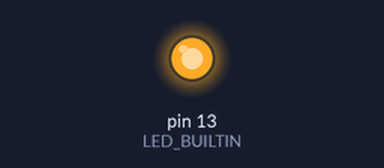
Recording of a sketch running on a simulated Arduino Uno, built for the host (arithmetic inside an expression is 32-bit, double 64-bit). On the bench: output pins drawn as LEDs (lit = HIGH). Random numbers use the default seed unless the sketch sets one; what the sketch prints to the serial monitor is not drawn.

Above: at 0.1 s.
At 9.6 s:
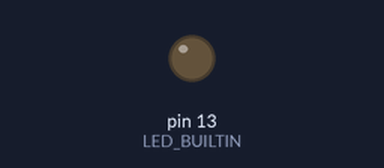
Timing chart, 0 to 11.1 s (numbered marks = the images above):
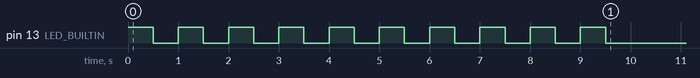

The sketch:

arduino_resnet_1_exit_0_final.ino
```cpp
/*
 * Auto-generated Arduino runner: arduino_resnet_1_exit_0_final
 *
 * Copy this file and all files from the generated code directory
 * into a single Arduino sketch folder named "arduino_resnet_1_exit_0_final".
 * (Folder name must match the .ino filename.)
 *
 * Board: Arduino Giga R1  (FQBN: arduino:mbed_giga:giga)
 *
 * Compile check (no upload):
 *   arduino-cli compile --fqbn arduino:mbed_giga:giga arduino_resnet_1_exit_0_final/
 *
 * Model I/O:
 *   Input  (NCHW): [1, 6, 7, 256]  ->  NHWC flat: 10752 floats
 *   Output        : [1, 5]  ->  5 class scores
 */

#include "model.h"

// ---------------------------------------------------------------------------
// Buffer sizes
// ---------------------------------------------------------------------------
#define INPUT_SIZE  10752   // 1 * 7 * 256 * 6  (NHWC)
#define OUTPUT_SIZE 5

// Global arrays — keeps them off the stack (avoids stack overflow)
static float input_buf[INPUT_SIZE];
static float output_buf[OUTPUT_SIZE];
static bool  _done = false;

// ---------------------------------------------------------------------------
// setup
// ---------------------------------------------------------------------------
void setup() {
    pinMode(LED_BUILTIN, OUTPUT);

    // Slow blink = setup started
    for (int i = 0; i < 10; i++) {
        digitalWrite(LED_BUILTIN, HIGH); delay(500);
        digitalWrite(LED_BUILTIN, LOW);  delay(500);
    }
    Serial.begin(115200);
    // unsigned long start = millis();
    while (!Serial) {}

    // Seed RNG from a floating ADC pin (unconnected = noise)
    randomSeed(analogRead(A0));

    // Fill input with random floats in [-1.0, 1.0]
    // Replace this block with real sensor data in your application.
    for (int i = 0; i < INPUT_SIZE; ++i) {
        // random(-1000, 1001) gives integers in [-1000, 1000]
        input_buf[i] = (float)random(-1000, 1001) / 1000.0f;
    }

    Serial.println("Input buffer filled with random data.");
    Serial.println("Running model_forward...");
    Serial.println();
}

// ---------------------------------------------------------------------------
// loop — runs inference once, then halts
// ---------------------------------------------------------------------------
void loop() {
    if (_done) return;
    _done = true;

    // model_forward prints profiling checkpoints (Serial.print) internally
    model_forward(input_buf, output_buf);

    // Print output class scores
    Serial.println();
    Serial.println("Output scores:");
    for (int i = 0; i < OUTPUT_SIZE; ++i) {
        Serial.print("  class ");
        Serial.print(i);
        Serial.print(": ");
        Serial.println(output_buf[i], 6);
    }

    // Find argmax
    int best = 0;
    for (int i = 1; i < OUTPUT_SIZE; ++i) {
        if (output_buf[i] > output_buf[best]) best = i;
    }
    Serial.print("Predicted class: ");
    Serial.println(best);
}
```

model.cpp
```cpp
// Auto-generated model implementation
// DO NOT EDIT

// Input shape  (NCHW): [1, 6, 7, 256]
// Output shape: [1, 5]

#include <Arduino.h>

#include "model.h"
#include "weights.h"
#include "nn_ops_float.h"

#include <string.h>

void model_forward(const float* input, float* output) {
    unsigned long _t_start, _t_end;
    _t_start = micros();
    static float slot_0[14336];
    static float slot_1[14336];
    static float slot_2[14336];

    // stem_conv [conv2d]
    conv2d_nhwc(input, 7, 256, 6, stem_conv_weight, 5, 5, 8, NULL, 1, 1, 1, slot_0);
    // stem_bn [batchnorm]
    batchnorm2d_nhwc(slot_0, 7, 256, 8, stem_bn_gamma, stem_bn_beta, stem_bn_mean, stem_bn_var, 1e-05f, slot_1);
    // stem_relu [relu]
    relu(slot_1, 14336);
    // stage0_block0_conv1 [conv2d]
    conv2d_nhwc(slot_1, 7, 256, 8, stage0_block0_conv1_weight, 3, 3, 8, NULL, 1, 1, 1, slot_0);
    // stage0_block0_bn1 [batchnorm]
    batchnorm2d_nhwc(slot_0, 7, 256, 8, stage0_block0_bn1_gamma, stage0_block0_bn1_beta, stage0_block0_bn1_mean, stage0_block0_bn1_var, 1e-05f, slot_2);
    // stage0_block0_relu1 [relu]
    relu(slot_2, 14336);
    // stage0_block0_conv2 [conv2d]
    conv2d_nhwc(slot_2, 7, 256, 8, stage0_block0_conv2_weight, 3, 3, 8, NULL, 1, 1, 1, slot_0);
    // stage0_block0_bn2 [batchnorm]
    batchnorm2d_nhwc(slot_0, 7, 256, 8, stage0_block0_bn2_gamma, stage0_block0_bn2_beta, stage0_block0_bn2_mean, stage0_block0_bn2_var, 1e-05f, slot_2);
    // add [add]
    for (int i = 0; i < 14336; ++i) {
        slot_0[i] = slot_2[i] + slot_1[i];
    }
    // stage0_block0_relu2 [relu]
    relu(slot_0, 14336);
    // stage0_block1_conv1 [conv2d]
    conv2d_nhwc(slot_0, 7, 256, 8, stage0_block1_conv1_weight, 3, 3, 8, NULL, 1, 1, 1, slot_1);
    // stage0_block1_bn1 [batchnorm]
    batchnorm2d_nhwc(slot_1, 7, 256, 8, stage0_block1_bn1_gamma, stage0_block1_bn1_beta, stage0_block1_bn1_mean, stage0_block1_bn1_var, 1e-05f, slot_2);
    // stage0_block1_relu1 [relu]
    relu(slot_2, 14336);
    // stage0_block1_conv2 [conv2d]
    conv2d_nhwc(slot_2, 7, 256, 8, stage0_block1_conv2_weight, 3, 3, 8, NULL, 1, 1, 1, slot_1);
    // stage0_block1_bn2 [batchnorm]
    batchnorm2d_nhwc(slot_1, 7, 256, 8, stage0_block1_bn2_gamma, stage0_block1_bn2_beta, stage0_block1_bn2_mean, stage0_block1_bn2_var, 1e-05f, slot_2);
    // add_1 [add]
    for (int i = 0; i < 14336; ++i) {
        slot_1[i] = slot_2[i] + slot_0[i];
    }
    // stage0_block1_relu2 [relu]
    relu(slot_1, 14336);
    // exit_conv [conv2d]
    conv2d_nhwc(slot_1, 7, 256, 8, exit_conv_weight, 5, 5, 8, NULL, 2, 2, 1, slot_0);
    // exit_bn [batchnorm]
    batchnorm2d_nhwc(slot_0, 4, 128, 8, exit_bn_gamma, exit_bn_beta, exit_bn_mean, exit_bn_var, 1e-05f, slot_1);
    // exit_relu [relu]
    relu(slot_1, 4096);
    // exit_pool [adaptive_avg_pool]
    global_average_pool_2d(slot_1, 4, 128, 8, slot_0);
    // view [method_view]
    memcpy(slot_1, slot_0, 8 * sizeof(float));
    // exit_fc [linear]
    dense(slot_1, 8, exit_fc_weight, exit_fc_bias, 5, slot_0);
    // exit_softmax [softmax]
    memcpy(slot_1, slot_0, 5 * sizeof(float));
    softmax(slot_1, 5);
    _t_end = micros();
    Serial.print("Final Exit: ");
    Serial.print((_t_end - _t_start) / 1000.0f, 2);
    Serial.println(" ms");
    memcpy(output, slot_1, 5 * sizeof(float));
}
```

model.h
```cpp
// Auto-generated model header
// DO NOT EDIT

#ifndef MODEL_H_
#define MODEL_H_

#include <stddef.h>

// =============================================================================
// IMPORTANT: Input Layout
// =============================================================================
// This model expects input in NHWC format (batch, height, width, channels).
// PyTorch uses NCHW format. Convert before calling:
//   PyTorch: input.permute(0, 2, 3, 1).numpy().flatten()
// =============================================================================

// Input: x
// Output: exit_softmax

// Main model inference function
void model_forward(const float* input, float* output);

#endif // MODEL_H_
```

nn_ops_float.h
```cpp
// Minimal TensorFlow-like ops implemented in portable C for embedded targets.
// Layout: NHWC for tensors. Convolutions are standard cross-correlation (TF style).
// No dynamic allocation; callers provide output buffers.
// All functions use float for simplicity; adapt to fixed-point as needed.

#ifndef NN_OPS_FLOAT_H_
#define NN_OPS_FLOAT_H_

#include <math.h>
#include <stddef.h>

// Clamp helper
static inline int clamp_int(int v, int lo, int hi) { return v < lo ? lo : (v > hi ? hi : v); }

// Conv2D (NHWC input, HWIO filters)
// in:  [H, W, C_in]
// filt:[K_h, K_w, C_in, C_out]
// bias:[C_out]
// out: [H_out, W_out, C_out]
// Stride: (stride_h, stride_w), Padding: SAME or VALID (string)
static inline void conv2d_nhwc(
    const float* in, int in_h, int in_w, int in_c,
    const float* filt, int k_h, int k_w, int out_c,
    const float* bias,
    int stride_h, int stride_w,
    int pad_same, // 1 for SAME, 0 for VALID
    float* out)
{
    int out_h, out_w;
    if (pad_same) {
        out_h = (in_h + stride_h - 1) / stride_h;
        out_w = (in_w + stride_w - 1) / stride_w;
    } else {
        out_h = (in_h - k_h) / stride_h + 1;
        out_w = (in_w - k_w) / stride_w + 1;
    }

    int pad_h_total = pad_same ? ((out_h - 1) * stride_h + k_h - in_h) : 0;
    int pad_w_total = pad_same ? ((out_w - 1) * stride_w + k_w - in_w) : 0;
    int pad_top = pad_h_total / 2;
    int pad_left = pad_w_total / 2;

    for (int oh = 0; oh < out_h; ++oh) {
        for (int ow = 0; ow < out_w; ++ow) {
            for (int oc = 0; oc < out_c; ++oc) {
                float acc = bias ? bias[oc] : 0.0f;
                for (int kh = 0; kh < k_h; ++kh) {
                    int ih = oh * stride_h + kh - pad_top;
                    if (ih < 0 || ih >= in_h) continue;
                    for (int kw = 0; kw < k_w; ++kw) {
                        int iw = ow * stride_w + kw - pad_left;
                        if (iw < 0 || iw >= in_w) continue;
                        const float* in_px = in + ((ih * in_w + iw) * in_c);
                        const float* f_base = filt + (((kh * k_w + kw) * in_c) * out_c + oc);
                        for (int ic = 0; ic < in_c; ++ic) {
                            acc += in_px[ic] * f_base[ic * out_c];
                        }
                    }
                }
                out[((oh * out_w + ow) * out_c) + oc] = acc;
            }
        }
    }
}

// ReLU
static inline void relu(float* x, int n) {
    for (int i = 0; i < n; ++i) x[i] = x[i] > 0.0f ? x[i] : 0.0f;
}

// Dense (fully connected): y = xW + b
// x: [in_features]
// W: [in_features, out_features] row-major (in_features major)
// b: [out_features]
static inline void dense(const float* x, int in_features,
                         const float* W, const float* b,
                         int out_features,
                         float* y) {
    for (int o = 0; o < out_features; ++o) {
        float acc = b ? b[o] : 0.0f;
        const float* w_col = W + o; // access W[i * out_features + o]
        for (int i = 0; i < in_features; ++i) {
            acc += x[i] * w_col[i * out_features];
        }
        y[o] = acc;
    }
}

// GlobalAveragePool2D over H and W for NHWC
// in: [H, W, C]
// out: [C]
static inline void global_average_pool_2d(const float* in, int h, int w, int c, float* out) {
    for (int ch = 0; ch < c; ++ch) out[ch] = 0.0f;
    const int n = h * w;
    for (int ih = 0; ih < h; ++ih) {
        for (int iw = 0; iw < w; ++iw) {
            const float* px = in + ((ih * w + iw) * c);
            for (int ch = 0; ch < c; ++ch) out[ch] += px[ch];
        }
    }
    const float inv = n > 0 ? 1.0f / (float)n : 0.0f;
    for (int ch = 0; ch < c; ++ch) out[ch] *= inv;
}

// AdaptiveAvgPool2d((1,1)): same as global average pool over H,W for NHWC
// in:  [in_h, in_w, in_c]
// out: [in_c]
static inline void adaptive_avg_pool_2d_1x1(const float* in, int in_h, int in_w, int in_c, float* out) {
    global_average_pool_2d(in, in_h, in_w, in_c, out);
}

// Flatten: copy n floats from src to dst (for view/flatten after pooling)
static inline void flatten(const float* src, int n, float* dst) {
    for (int i = 0; i < n; ++i) dst[i] = src[i];
}

// Softmax over last dimension
static inline void softmax(float* x, int n) {
    if (n <= 0) return;
    float maxv = x[0];
    for (int i = 1; i < n; ++i) if (x[i] > maxv) maxv = x[i];
    float sum = 0.0f;
    for (int i = 0; i < n; ++i) {
        x[i] = expf(x[i] - maxv);
        sum += x[i];
    }
    const float inv = sum > 0 ? 1.0f / sum : 0.0f;
    for (int i = 0; i < n; ++i) x[i] *= inv;
}

// Mean reduction over spatial dimensions (H, W) for NHWC
// Used for global average pooling or mean(dim=[2,3]) in PyTorch
// in:  [H, W, C] - 3D tensor in NHWC format (batch dimension removed)
// out: [C] - 1D tensor with channel means
// This is equivalent to global_average_pool_2d but named for clarity
static inline void mean_hwc(const float* in, int h, int w, int c, float* out) {
    const int n = h * w;
    // Initialize output to zero
    for (int ch = 0; ch < c; ++ch) {
        out[ch] = 0.0f;
    }
    // Sum over all spatial positions
    for (int ih = 0; ih < h; ++ih) {
        for (int iw = 0; iw < w; ++iw) {
            const float* px = in + ((ih * w + iw) * c);
            for (int ch = 0; ch < c; ++ch) {
                out[ch] += px[ch];
            }
        }
    }
    // Divide by number of elements
    const float inv = n > 0 ? 1.0f / (float)n : 0.0f;
    for (int ch = 0; ch < c; ++ch) {
        out[ch] *= inv;
    }
}

// BatchNorm2D for NHWC
// in:  [H, W, C]
// gamma: [C] (scale)
// beta:  [C] (bias)
// mean:  [C] (running mean)
// var:   [C] (running variance)
// out:  [H, W, C]
static inline void batchnorm2d_nhwc(
    const float* in, int h, int w, int c,
    const float* gamma, const float* beta,
    const float* mean, const float* var,
    float eps,
    float* out)
{
    const int n = h * w;
    for (int ih = 0; ih < h; ++ih) {
        for (int iw = 0; iw < w; ++iw) {
            const float* in_px = in + ((ih * w + iw) * c);
            float* out_px = out + ((ih * w + iw) * c);
            for (int ch = 0; ch < c; ++ch) {
                float normalized = (in_px[ch] - mean[ch]) / sqrtf(var[ch] + eps);
                out_px[ch] = gamma[ch] * normalized + beta[ch];
            }
        }
    }
}

#endif // NN_OPS_FLOAT_H_
```

Source omitted: weights.h (77487 bytes)
